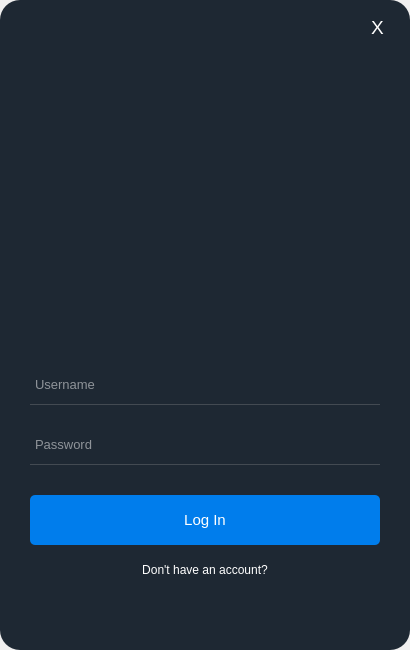
<?xml version="1.0" encoding="UTF-8"?>
<ui version="4.0">
 <class>Dialog</class>
 <widget class="QDialog" name="Dialog">
  <property name="geometry">
   <rect>
    <x>0</x>
    <y>0</y>
    <width>410</width>
    <height>650</height>
   </rect>
  </property>
  <property name="windowTitle">
   <string>Dialog</string>
  </property>
  <widget class="QStackedWidget" name="stackedWidget">
   <property name="geometry">
    <rect>
     <x>0</x>
     <y>0</y>
     <width>410</width>
     <height>650</height>
    </rect>
   </property>
   <property name="styleSheet">
    <string notr="true">QPushButton {
	background-color: #007dec;
	color: #fff;
	border-radius: 5px;
}

QPushButton:pressed {
	padding-left: 5px;
	padding-top: 5px;
	background-color: #214a80;
	background-position: calc(100% - 10px)center;
}

QPushButton:hover {
	background-color: #214a80;
}</string>
   </property>
   <property name="currentIndex">
    <number>0</number>
   </property>
   <widget class="QWidget" name="login_page">
    <widget class="QLabel" name="login_background">
     <property name="geometry">
      <rect>
       <x>0</x>
       <y>0</y>
       <width>410</width>
       <height>650</height>
      </rect>
     </property>
     <property name="styleSheet">
      <string notr="true">background-color: #1e2833;
border-radius: 20px;</string>
     </property>
     <property name="text">
      <string/>
     </property>
    </widget>
    <widget class="QLabel" name="login_icon">
     <property name="geometry">
      <rect>
       <x>119</x>
       <y>90</y>
       <width>191</width>
       <height>191</height>
      </rect>
     </property>
     <property name="text">
      <string/>
     </property>
     <property name="pixmap">
      <pixmap>../icons/login.svg</pixmap>
     </property>
     <property name="scaledContents">
      <bool>true</bool>
     </property>
    </widget>
    <widget class="QLineEdit" name="login_username">
     <property name="geometry">
      <rect>
       <x>30</x>
       <y>365</y>
       <width>350</width>
       <height>40</height>
      </rect>
     </property>
     <property name="font">
      <font>
       <pointsize>10</pointsize>
      </font>
     </property>
     <property name="styleSheet">
      <string notr="true">background: #1e2833;
border: none;
border-bottom: 1px solid #434a52;
color: #fff;
padding-left: 3px;</string>
     </property>
     <property name="placeholderText">
      <string>Username</string>
     </property>
    </widget>
    <widget class="QPushButton" name="login_btn">
     <property name="geometry">
      <rect>
       <x>30</x>
       <y>495</y>
       <width>350</width>
       <height>50</height>
      </rect>
     </property>
     <property name="font">
      <font>
       <pointsize>11</pointsize>
      </font>
     </property>
     <property name="text">
      <string>Log In</string>
     </property>
    </widget>
    <widget class="QLineEdit" name="login_password">
     <property name="geometry">
      <rect>
       <x>30</x>
       <y>425</y>
       <width>350</width>
       <height>40</height>
      </rect>
     </property>
     <property name="font">
      <font>
       <pointsize>10</pointsize>
      </font>
     </property>
     <property name="styleSheet">
      <string notr="true">background: #1e2833;
border: none;
border-bottom: 1px solid #434a52;
color: #fff;
padding-left: 3px;</string>
     </property>
     <property name="echoMode">
      <enum>QLineEdit::Password</enum>
     </property>
     <property name="placeholderText">
      <string>Password</string>
     </property>
    </widget>
    <widget class="QPushButton" name="no_acc_btn">
     <property name="geometry">
      <rect>
       <x>30</x>
       <y>555</y>
       <width>350</width>
       <height>30</height>
      </rect>
     </property>
     <property name="styleSheet">
      <string notr="true">background-color: #1e2833;
color: #fff;</string>
     </property>
     <property name="text">
      <string>Don't have an account?</string>
     </property>
    </widget>
    <widget class="QPushButton" name="login_close_btn">
     <property name="geometry">
      <rect>
       <x>365</x>
       <y>15</y>
       <width>25</width>
       <height>25</height>
      </rect>
     </property>
     <property name="font">
      <font>
       <pointsize>14</pointsize>
      </font>
     </property>
     <property name="styleSheet">
      <string notr="true">background-color: #1e2833;
color: #fff;</string>
     </property>
     <property name="text">
      <string>X</string>
     </property>
    </widget>
    <widget class="QLabel" name="login_username_alert">
     <property name="geometry">
      <rect>
       <x>30</x>
       <y>405</y>
       <width>350</width>
       <height>20</height>
      </rect>
     </property>
     <property name="font">
      <font>
       <pointsize>7</pointsize>
      </font>
     </property>
     <property name="styleSheet">
      <string notr="true">color: #aa0000;</string>
     </property>
     <property name="text">
      <string/>
     </property>
    </widget>
    <widget class="QLabel" name="login_password_alert">
     <property name="geometry">
      <rect>
       <x>30</x>
       <y>465</y>
       <width>350</width>
       <height>20</height>
      </rect>
     </property>
     <property name="font">
      <font>
       <pointsize>7</pointsize>
      </font>
     </property>
     <property name="styleSheet">
      <string notr="true">color: #aa0000;</string>
     </property>
     <property name="text">
      <string/>
     </property>
    </widget>
   </widget>
   <widget class="QWidget" name="signup_page">
    <widget class="QLabel" name="signup_background">
     <property name="geometry">
      <rect>
       <x>0</x>
       <y>0</y>
       <width>410</width>
       <height>650</height>
      </rect>
     </property>
     <property name="styleSheet">
      <string notr="true">background-color: #1e2833;
border-radius: 20px;</string>
     </property>
     <property name="text">
      <string/>
     </property>
    </widget>
    <widget class="QPushButton" name="signup_btn">
     <property name="geometry">
      <rect>
       <x>30</x>
       <y>530</y>
       <width>350</width>
       <height>50</height>
      </rect>
     </property>
     <property name="font">
      <font>
       <pointsize>11</pointsize>
      </font>
     </property>
     <property name="text">
      <string>Sign Up</string>
     </property>
    </widget>
    <widget class="QLineEdit" name="signup_username">
     <property name="geometry">
      <rect>
       <x>30</x>
       <y>340</y>
       <width>350</width>
       <height>40</height>
      </rect>
     </property>
     <property name="font">
      <font>
       <pointsize>10</pointsize>
      </font>
     </property>
     <property name="styleSheet">
      <string notr="true">background: #1e2833;
border: none;
border-bottom: 1px solid #434a52;
color: #fff;
padding-left: 3px;</string>
     </property>
     <property name="placeholderText">
      <string>Username</string>
     </property>
    </widget>
    <widget class="QLineEdit" name="signup_password">
     <property name="geometry">
      <rect>
       <x>30</x>
       <y>400</y>
       <width>350</width>
       <height>40</height>
      </rect>
     </property>
     <property name="font">
      <font>
       <pointsize>10</pointsize>
      </font>
     </property>
     <property name="styleSheet">
      <string notr="true">background: #1e2833;
border: none;
border-bottom: 1px solid #434a52;
color: #fff;
padding-left: 3px;</string>
     </property>
     <property name="echoMode">
      <enum>QLineEdit::Password</enum>
     </property>
     <property name="placeholderText">
      <string>Password</string>
     </property>
    </widget>
    <widget class="QLineEdit" name="signup_confirm">
     <property name="geometry">
      <rect>
       <x>30</x>
       <y>460</y>
       <width>350</width>
       <height>40</height>
      </rect>
     </property>
     <property name="font">
      <font>
       <pointsize>10</pointsize>
      </font>
     </property>
     <property name="styleSheet">
      <string notr="true">background: #1e2833;
border: none;
border-bottom: 1px solid #434a52;
color: #fff;
padding-left: 3px;</string>
     </property>
     <property name="echoMode">
      <enum>QLineEdit::Password</enum>
     </property>
     <property name="placeholderText">
      <string>Confirm</string>
     </property>
    </widget>
    <widget class="QLabel" name="signup_icon">
     <property name="geometry">
      <rect>
       <x>109</x>
       <y>65</y>
       <width>191</width>
       <height>191</height>
      </rect>
     </property>
     <property name="text">
      <string/>
     </property>
     <property name="pixmap">
      <pixmap>../icons/register.svg</pixmap>
     </property>
     <property name="scaledContents">
      <bool>true</bool>
     </property>
    </widget>
    <widget class="QPushButton" name="signup_close_btn">
     <property name="geometry">
      <rect>
       <x>365</x>
       <y>15</y>
       <width>25</width>
       <height>25</height>
      </rect>
     </property>
     <property name="font">
      <font>
       <pointsize>14</pointsize>
      </font>
     </property>
     <property name="styleSheet">
      <string notr="true">background-color: #1e2833;
color: #fff;</string>
     </property>
     <property name="text">
      <string>X</string>
     </property>
    </widget>
    <widget class="QLabel" name="signup_username_alert">
     <property name="geometry">
      <rect>
       <x>30</x>
       <y>380</y>
       <width>350</width>
       <height>20</height>
      </rect>
     </property>
     <property name="font">
      <font>
       <pointsize>7</pointsize>
      </font>
     </property>
     <property name="styleSheet">
      <string notr="true">color: #aa0000;</string>
     </property>
     <property name="text">
      <string/>
     </property>
    </widget>
    <widget class="QLabel" name="signup_password_alert">
     <property name="geometry">
      <rect>
       <x>30</x>
       <y>440</y>
       <width>350</width>
       <height>20</height>
      </rect>
     </property>
     <property name="font">
      <font>
       <pointsize>7</pointsize>
      </font>
     </property>
     <property name="styleSheet">
      <string notr="true">color: #aa0000;</string>
     </property>
     <property name="text">
      <string/>
     </property>
    </widget>
    <widget class="QLabel" name="signup_confirm_alert">
     <property name="geometry">
      <rect>
       <x>30</x>
       <y>500</y>
       <width>350</width>
       <height>20</height>
      </rect>
     </property>
     <property name="font">
      <font>
       <pointsize>7</pointsize>
      </font>
     </property>
     <property name="styleSheet">
      <string notr="true">color: #aa0000;</string>
     </property>
     <property name="text">
      <string/>
     </property>
    </widget>
   </widget>
  </widget>
 </widget>
 <tabstops>
  <tabstop>login_username</tabstop>
  <tabstop>login_password</tabstop>
  <tabstop>login_btn</tabstop>
  <tabstop>no_acc_btn</tabstop>
  <tabstop>login_close_btn</tabstop>
  <tabstop>signup_username</tabstop>
  <tabstop>signup_password</tabstop>
  <tabstop>signup_confirm</tabstop>
  <tabstop>signup_btn</tabstop>
  <tabstop>signup_close_btn</tabstop>
 </tabstops>
 <resources/>
 <connections/>
</ui>
